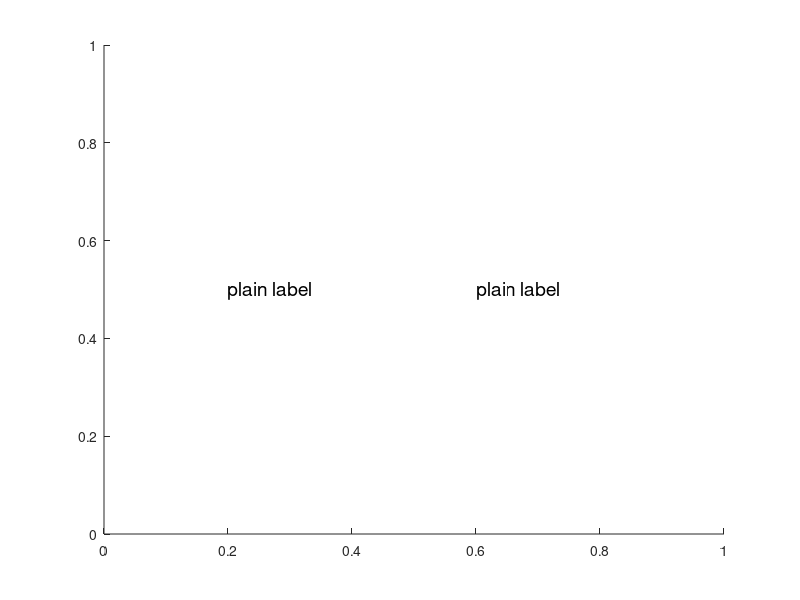

Source code (MATLAB): (Note: this script raises an error after producing the figure.)
%=============================================================================
% Copyright (c) 2016-present Allan CORNET (Nelson)
%=============================================================================
% This file is part of Nelson.
%=============================================================================
% LICENCE_BLOCK_BEGIN
% SPDX-License-Identifier: LGPL-3.0-or-later
% LICENCE_BLOCK_END
%=============================================================================
% <--ADV-CLI MODE-->
%=============================================================================
% Non-regression tests for true super/subscript positioning of the TeX
% interpreter (raised / lowered runs at a smaller font), verified through the
% text Extent so no browser or reference image is required.
%=============================================================================
% Plain text (no marker) is untouched: identical Extent under 'tex' and 'none'.
f = figure();
tp1 = text(0.2, 0.5, 'plain label', 'Interpreter', 'tex', 'FontSize', 14);
tp2 = text(0.6, 0.5, 'plain label', 'Interpreter', 'none', 'FontSize', 14);
drawnow();
asserts.isequal(tp1.Extent(3), tp2.Extent(3));
asserts.isequal(tp1.Extent(4), tp2.Extent(4));
close(f);
%=============================================================================
